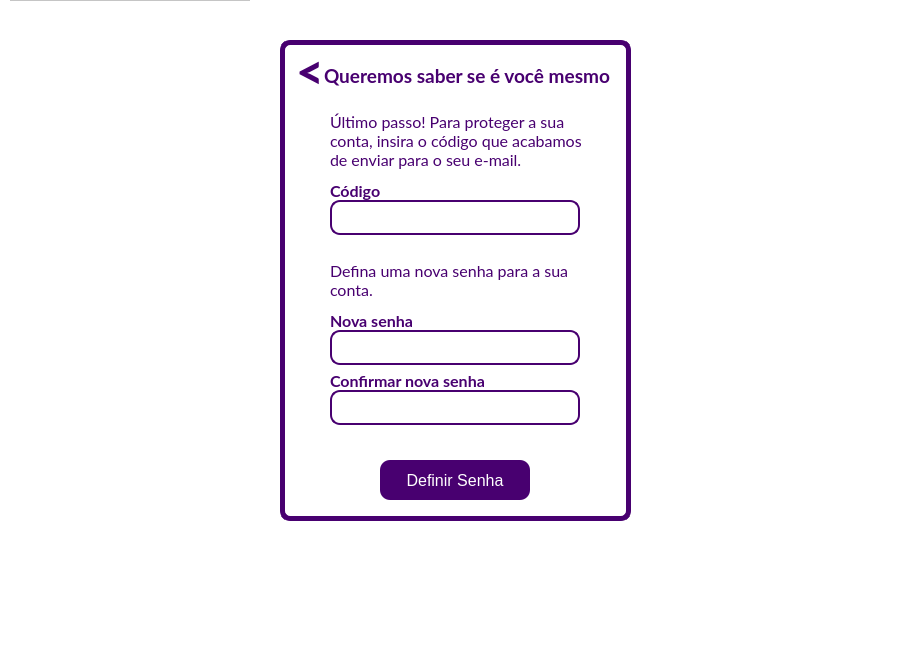
<?xml version="1.0" encoding="UTF-8"?>
<ui version="4.0">
 <class>Form</class>
 <widget class="QWidget" name="Form">
  <property name="geometry">
   <rect>
    <x>0</x>
    <y>0</y>
    <width>909</width>
    <height>655</height>
   </rect>
  </property>
  <property name="windowTitle">
   <string>Form</string>
  </property>
  <property name="styleSheet">
   <string notr="true">background-color: white;</string>
  </property>
  <widget class="QStackedWidget" name="stackedWidget">
   <property name="geometry">
    <rect>
     <x>10</x>
     <y>0</y>
     <width>901</width>
     <height>661</height>
    </rect>
   </property>
   <property name="currentIndex">
    <number>2</number>
   </property>
   <widget class="QWidget" name="page_login">
    <widget class="QFrame" name="frame_2">
     <property name="geometry">
      <rect>
       <x>-10</x>
       <y>0</y>
       <width>911</width>
       <height>661</height>
      </rect>
     </property>
     <property name="sizePolicy">
      <sizepolicy hsizetype="Expanding" vsizetype="Expanding">
       <horstretch>0</horstretch>
       <verstretch>0</verstretch>
      </sizepolicy>
     </property>
     <property name="styleSheet">
      <string notr="true"/>
     </property>
     <property name="frameShape">
      <enum>QFrame::StyledPanel</enum>
     </property>
     <property name="frameShadow">
      <enum>QFrame::Raised</enum>
     </property>
     <widget class="QFrame" name="frame">
      <property name="geometry">
       <rect>
        <x>440</x>
        <y>60</y>
        <width>391</width>
        <height>521</height>
       </rect>
      </property>
      <property name="sizePolicy">
       <sizepolicy hsizetype="Expanding" vsizetype="Preferred">
        <horstretch>0</horstretch>
        <verstretch>0</verstretch>
       </sizepolicy>
      </property>
      <property name="styleSheet">
       <string notr="true">QFrame{
background-color:white;
border-color:#480070;
border-width:5px; /* Define a largura da borda para 2 pixels */
border-style: solid;
border-radius:10px; /* Define o estilo da borda como sólido */
}

QLabel{
border-color:white;
}</string>
      </property>
      <property name="frameShape">
       <enum>QFrame::StyledPanel</enum>
      </property>
      <property name="frameShadow">
       <enum>QFrame::Raised</enum>
      </property>
      <widget class="QPushButton" name="btn_entrar">
       <property name="geometry">
        <rect>
         <x>150</x>
         <y>390</y>
         <width>160</width>
         <height>40</height>
        </rect>
       </property>
       <property name="minimumSize">
        <size>
         <width>160</width>
         <height>40</height>
        </size>
       </property>
       <property name="maximumSize">
        <size>
         <width>160</width>
         <height>16777215</height>
        </size>
       </property>
       <property name="font">
        <font>
         <pointsize>12</pointsize>
        </font>
       </property>
       <property name="cursor">
        <cursorShape>PointingHandCursor</cursorShape>
       </property>
       <property name="styleSheet">
        <string notr="true">QPushButton{
background-color:#480070;
color:rgb(255,255,255);
border-radius: 10px;
}

QPushButton:hover {
background-color: #D589FF;
color: #480070;
border-radius: 10px;
}</string>
       </property>
       <property name="text">
        <string>Entrar</string>
       </property>
      </widget>
      <widget class="QLabel" name="label">
       <property name="geometry">
        <rect>
         <x>120</x>
         <y>40</y>
         <width>201</width>
         <height>201</height>
        </rect>
       </property>
       <property name="sizePolicy">
        <sizepolicy hsizetype="Expanding" vsizetype="Expanding">
         <horstretch>0</horstretch>
         <verstretch>0</verstretch>
        </sizepolicy>
       </property>
       <property name="styleSheet">
        <string notr="true">        QFrame {
            background-color: rgba(231, 231, 231, 0); /* Define a cor de fundo como transparente */
        }</string>
       </property>
       <property name="text">
        <string/>
       </property>
       <property name="pixmap">
        <pixmap resource="logo_.qrc">:/icons/icons/logo_roxa.png</pixmap>
       </property>
       <property name="scaledContents">
        <bool>true</bool>
       </property>
      </widget>
      <widget class="QLineEdit" name="email_line">
       <property name="geometry">
        <rect>
         <x>100</x>
         <y>260</y>
         <width>250</width>
         <height>35</height>
        </rect>
       </property>
       <property name="minimumSize">
        <size>
         <width>250</width>
         <height>35</height>
        </size>
       </property>
       <property name="maximumSize">
        <size>
         <width>250</width>
         <height>35</height>
        </size>
       </property>
       <property name="font">
        <font>
         <family>Lato Heavy</family>
         <pointsize>11</pointsize>
         <weight>50</weight>
         <italic>false</italic>
         <bold>false</bold>
        </font>
       </property>
       <property name="layoutDirection">
        <enum>Qt::LeftToRight</enum>
       </property>
       <property name="styleSheet">
        <string notr="true">background-color: rgba(0, 0 , 0, 0);
border: 2.5px solid rgba(0,0,0,0);
border-bottom-color: #480070;
color: #480070;
padding-bottom: 8px;
border-radius: 0px;
font: 11pt &quot;Lato Heavy&quot;;</string>
       </property>
       <property name="alignment">
        <set>Qt::AlignCenter</set>
       </property>
       <property name="placeholderText">
        <string>Email</string>
       </property>
      </widget>
      <widget class="QLineEdit" name="senha_line">
       <property name="geometry">
        <rect>
         <x>100</x>
         <y>320</y>
         <width>250</width>
         <height>35</height>
        </rect>
       </property>
       <property name="minimumSize">
        <size>
         <width>250</width>
         <height>35</height>
        </size>
       </property>
       <property name="maximumSize">
        <size>
         <width>250</width>
         <height>35</height>
        </size>
       </property>
       <property name="font">
        <font>
         <family>Lato Heavy</family>
         <pointsize>11</pointsize>
         <weight>50</weight>
         <italic>false</italic>
         <bold>false</bold>
        </font>
       </property>
       <property name="layoutDirection">
        <enum>Qt::LeftToRight</enum>
       </property>
       <property name="styleSheet">
        <string notr="true">background-color: rgba(0, 0 , 0, 0);
border: 2.5px solid rgba(0,0,0,0);
border-bottom-color: #480070;
color: #480070;
padding-bottom: 8px;
border-radius: 0px;
font: 11pt &quot;Lato Heavy&quot;;</string>
       </property>
       <property name="text">
        <string/>
       </property>
       <property name="echoMode">
        <enum>QLineEdit::Password</enum>
       </property>
       <property name="alignment">
        <set>Qt::AlignCenter</set>
       </property>
       <property name="placeholderText">
        <string>Senha</string>
       </property>
      </widget>
      <widget class="QPushButton" name="btn_esquecer_senha">
       <property name="geometry">
        <rect>
         <x>150</x>
         <y>430</y>
         <width>160</width>
         <height>25</height>
        </rect>
       </property>
       <property name="minimumSize">
        <size>
         <width>160</width>
         <height>25</height>
        </size>
       </property>
       <property name="maximumSize">
        <size>
         <width>160</width>
         <height>25</height>
        </size>
       </property>
       <property name="font">
        <font>
         <family>Lato Heavy</family>
         <pointsize>11</pointsize>
         <weight>50</weight>
         <italic>false</italic>
         <bold>false</bold>
         <underline>true</underline>
        </font>
       </property>
       <property name="cursor">
        <cursorShape>PointingHandCursor</cursorShape>
       </property>
       <property name="styleSheet">
        <string notr="true">QPushButton{
background-color: rgba(0, 0 , 0, 0);
color: #480070;
border-radius: 0px;
font: 11pt &quot;Lato Heavy&quot;;
}

QPushButton:hover {
color: #D589FF;
}</string>
       </property>
       <property name="text">
        <string>Esqueceu a senha?</string>
       </property>
      </widget>
     </widget>
     <widget class="QFrame" name="frame_3">
      <property name="geometry">
       <rect>
        <x>170</x>
        <y>170</y>
        <width>120</width>
        <height>80</height>
       </rect>
      </property>
      <property name="frameShape">
       <enum>QFrame::StyledPanel</enum>
      </property>
      <property name="frameShadow">
       <enum>QFrame::Raised</enum>
      </property>
     </widget>
     <widget class="QFrame" name="frame_4">
      <property name="geometry">
       <rect>
        <x>70</x>
        <y>30</y>
        <width>431</width>
        <height>581</height>
       </rect>
      </property>
      <property name="styleSheet">
       <string notr="true">QFrame{
background-color:#480070;
border-color:#480070;
border-width:5px; /* Define a largura da borda para 2 pixels */
border-style: solid;
border-radius:10px; /* Define o estilo da borda como sólido */
}
QLineEdit{
color: rgb(255,255,255);
border-color:rgb(255,255,255);
border-width: 1px; /* Define a largura da borda para 2 pixels */
border-style: solid;
border-radius:5px; /* Define o estilo da borda como sólido */
}
</string>
      </property>
      <property name="frameShape">
       <enum>QFrame::StyledPanel</enum>
      </property>
      <property name="frameShadow">
       <enum>QFrame::Raised</enum>
      </property>
      <widget class="QLabel" name="label_2">
       <property name="geometry">
        <rect>
         <x>40</x>
         <y>220</y>
         <width>351</width>
         <height>331</height>
        </rect>
       </property>
       <property name="text">
        <string/>
       </property>
       <property name="pixmap">
        <pixmap resource="logo_.qrc">:/icons/icons/Black Minimalist Outline Icons Icon Set (4).png</pixmap>
       </property>
       <property name="scaledContents">
        <bool>true</bool>
       </property>
      </widget>
      <widget class="QPlainTextEdit" name="plainTextEdit">
       <property name="geometry">
        <rect>
         <x>20</x>
         <y>90</y>
         <width>401</width>
         <height>151</height>
        </rect>
       </property>
       <property name="font">
        <font>
         <family>Lato</family>
         <pointsize>14</pointsize>
         <weight>75</weight>
         <bold>true</bold>
        </font>
       </property>
       <property name="styleSheet">
        <string notr="true">color: white;</string>
       </property>
       <property name="plainText">
        <string>Olá, caro colaborador, seja bem-vindo novamente!

Caso ainda não tenha um login, contate seu supervisor para criá-lo.</string>
       </property>
      </widget>
      <widget class="QPlainTextEdit" name="plainTextEdit_2">
       <property name="geometry">
        <rect>
         <x>20</x>
         <y>30</y>
         <width>211</width>
         <height>61</height>
        </rect>
       </property>
       <property name="font">
        <font>
         <family>Lato</family>
         <pointsize>21</pointsize>
         <weight>75</weight>
         <bold>true</bold>
        </font>
       </property>
       <property name="styleSheet">
        <string notr="true">color: white;</string>
       </property>
       <property name="plainText">
        <string>OPHELIA</string>
       </property>
      </widget>
     </widget>
    </widget>
   </widget>
   <widget class="QWidget" name="pg_email_esqueci">
    <property name="styleSheet">
     <string notr="true">background-color:white;</string>
    </property>
    <widget class="QFrame" name="frame_5">
     <property name="geometry">
      <rect>
       <x>-10</x>
       <y>0</y>
       <width>921</width>
       <height>671</height>
      </rect>
     </property>
     <property name="styleSheet">
      <string notr="true">background-color:white;
corder color: white;</string>
     </property>
     <property name="frameShape">
      <enum>QFrame::StyledPanel</enum>
     </property>
     <property name="frameShadow">
      <enum>QFrame::Raised</enum>
     </property>
     <widget class="QLabel" name="label_3">
      <property name="geometry">
       <rect>
        <x>250</x>
        <y>0</y>
        <width>671</width>
        <height>661</height>
       </rect>
      </property>
      <property name="text">
       <string/>
      </property>
      <property name="pixmap">
       <pixmap resource="logo_.qrc">:/icons/icons/Fundo.png</pixmap>
      </property>
      <property name="scaledContents">
       <bool>true</bool>
      </property>
     </widget>
     <widget class="QFrame" name="frame_6">
      <property name="geometry">
       <rect>
        <x>280</x>
        <y>130</y>
        <width>361</width>
        <height>261</height>
       </rect>
      </property>
      <property name="sizePolicy">
       <sizepolicy hsizetype="Expanding" vsizetype="Preferred">
        <horstretch>0</horstretch>
        <verstretch>0</verstretch>
       </sizepolicy>
      </property>
      <property name="styleSheet">
       <string notr="true">QFrame{
background-color:white;
border-color:#480070;
border-width:5px; /* Define a largura da borda para 2 pixels */
border-style: solid;
border-radius:10px; /* Define o estilo da borda como sólido */
}

QLabel{
border-color:white;
}</string>
      </property>
      <property name="frameShape">
       <enum>QFrame::StyledPanel</enum>
      </property>
      <property name="frameShadow">
       <enum>QFrame::Raised</enum>
      </property>
      <widget class="QPushButton" name="btn_send_email_esqueci">
       <property name="geometry">
        <rect>
         <x>100</x>
         <y>200</y>
         <width>160</width>
         <height>40</height>
        </rect>
       </property>
       <property name="minimumSize">
        <size>
         <width>160</width>
         <height>40</height>
        </size>
       </property>
       <property name="maximumSize">
        <size>
         <width>160</width>
         <height>16777215</height>
        </size>
       </property>
       <property name="font">
        <font>
         <pointsize>12</pointsize>
        </font>
       </property>
       <property name="cursor">
        <cursorShape>PointingHandCursor</cursorShape>
       </property>
       <property name="styleSheet">
        <string notr="true">QPushButton{
background-color:#480070;
color:rgb(255,255,255);
border-radius: 10px;
}

QPushButton:hover {
background-color: #D589FF;
color: #480070;
border-radius: 10px;
}</string>
       </property>
       <property name="text">
        <string>Enviar mensagem</string>
       </property>
      </widget>
      <widget class="QLineEdit" name="ln_email_esqueci">
       <property name="geometry">
        <rect>
         <x>60</x>
         <y>150</y>
         <width>250</width>
         <height>35</height>
        </rect>
       </property>
       <property name="minimumSize">
        <size>
         <width>250</width>
         <height>35</height>
        </size>
       </property>
       <property name="maximumSize">
        <size>
         <width>250</width>
         <height>35</height>
        </size>
       </property>
       <property name="font">
        <font>
         <family>Lato Heavy</family>
         <pointsize>11</pointsize>
         <weight>50</weight>
         <italic>false</italic>
         <bold>false</bold>
        </font>
       </property>
       <property name="layoutDirection">
        <enum>Qt::LeftToRight</enum>
       </property>
       <property name="styleSheet">
        <string notr="true">background-color:white;
border-color:#480070;
color:#480070;
border-width:2px; /* Define a largura da borda para 2 pixels */
border-style: solid;
border-radius:10px; /* Define o estilo da borda como sólido */
</string>
       </property>
       <property name="text">
        <string/>
       </property>
       <property name="alignment">
        <set>Qt::AlignCenter</set>
       </property>
       <property name="placeholderText">
        <string/>
       </property>
      </widget>
      <widget class="QPushButton" name="btn_voltar1">
       <property name="geometry">
        <rect>
         <x>10</x>
         <y>10</y>
         <width>40</width>
         <height>40</height>
        </rect>
       </property>
       <property name="minimumSize">
        <size>
         <width>40</width>
         <height>40</height>
        </size>
       </property>
       <property name="maximumSize">
        <size>
         <width>40</width>
         <height>40</height>
        </size>
       </property>
       <property name="font">
        <font>
         <family>Lato Heavy</family>
         <pointsize>36</pointsize>
         <weight>50</weight>
         <italic>false</italic>
         <bold>false</bold>
         <underline>false</underline>
        </font>
       </property>
       <property name="cursor">
        <cursorShape>PointingHandCursor</cursorShape>
       </property>
       <property name="styleSheet">
        <string notr="true">QPushButton{
background-color: rgba(0, 0 , 0, 0);
color: #480070;
border-radius: 0px;
font: 36pt &quot;Lato Heavy&quot;;
}

QPushButton:hover {
color: #D589FF;
}</string>
       </property>
       <property name="text">
        <string>&lt;</string>
       </property>
      </widget>
      <widget class="QPlainTextEdit" name="plainTextEdit_3">
       <property name="geometry">
        <rect>
         <x>50</x>
         <y>20</y>
         <width>221</width>
         <height>41</height>
        </rect>
       </property>
       <property name="font">
        <font>
         <family>Lato</family>
         <pointsize>14</pointsize>
         <weight>75</weight>
         <bold>true</bold>
        </font>
       </property>
       <property name="styleSheet">
        <string notr="true">border: none;
color: #480070;</string>
       </property>
       <property name="plainText">
        <string>Esqueceu sua senha?</string>
       </property>
      </widget>
      <widget class="QPlainTextEdit" name="plainTextEdit_4">
       <property name="geometry">
        <rect>
         <x>60</x>
         <y>60</y>
         <width>271</width>
         <height>71</height>
        </rect>
       </property>
       <property name="font">
        <font>
         <family>Lato</family>
         <pointsize>11</pointsize>
         <weight>50</weight>
         <bold>false</bold>
        </font>
       </property>
       <property name="styleSheet">
        <string notr="true">border: none;
color: #480070;</string>
       </property>
       <property name="readOnly">
        <bool>true</bool>
       </property>
       <property name="plainText">
        <string>Não se preocupe, vamos enviar uma mensagem para você redefinir sua senha.</string>
       </property>
       <property name="centerOnScroll">
        <bool>false</bool>
       </property>
      </widget>
      <widget class="QPlainTextEdit" name="plainTextEdit_5">
       <property name="geometry">
        <rect>
         <x>60</x>
         <y>130</y>
         <width>281</width>
         <height>31</height>
        </rect>
       </property>
       <property name="font">
        <font>
         <family>Lato</family>
         <pointsize>11</pointsize>
         <weight>75</weight>
         <bold>true</bold>
        </font>
       </property>
       <property name="styleSheet">
        <string notr="true">border: none;
color: #480070;
background-color: transparent;</string>
       </property>
       <property name="readOnly">
        <bool>true</bool>
       </property>
       <property name="plainText">
        <string>E-mail</string>
       </property>
      </widget>
     </widget>
    </widget>
   </widget>
   <widget class="QWidget" name="pg_codigo_2">
    <widget class="QFrame" name="frame_7">
     <property name="geometry">
      <rect>
       <x>-10</x>
       <y>0</y>
       <width>921</width>
       <height>671</height>
      </rect>
     </property>
     <property name="styleSheet">
      <string notr="true">background-color:white;</string>
     </property>
     <property name="frameShape">
      <enum>QFrame::StyledPanel</enum>
     </property>
     <property name="frameShadow">
      <enum>QFrame::Raised</enum>
     </property>
     <widget class="QLabel" name="label_4">
      <property name="geometry">
       <rect>
        <x>250</x>
        <y>0</y>
        <width>671</width>
        <height>661</height>
       </rect>
      </property>
      <property name="text">
       <string/>
      </property>
      <property name="pixmap">
       <pixmap resource="logo_.qrc">:/icons/icons/Fundo.png</pixmap>
      </property>
      <property name="scaledContents">
       <bool>true</bool>
      </property>
     </widget>
     <widget class="QFrame" name="frame_8">
      <property name="geometry">
       <rect>
        <x>280</x>
        <y>40</y>
        <width>351</width>
        <height>481</height>
       </rect>
      </property>
      <property name="sizePolicy">
       <sizepolicy hsizetype="Expanding" vsizetype="Preferred">
        <horstretch>0</horstretch>
        <verstretch>0</verstretch>
       </sizepolicy>
      </property>
      <property name="styleSheet">
       <string notr="true">QFrame{
background-color:white;
border-color:#480070;
border-width:5px; /* Define a largura da borda para 2 pixels */
border-style: solid;
border-radius:10px; /* Define o estilo da borda como sólido */
}

QLabel{
border-color:white;
}</string>
      </property>
      <property name="frameShape">
       <enum>QFrame::StyledPanel</enum>
      </property>
      <property name="frameShadow">
       <enum>QFrame::Raised</enum>
      </property>
      <widget class="QLineEdit" name="ln_codigo">
       <property name="geometry">
        <rect>
         <x>50</x>
         <y>160</y>
         <width>250</width>
         <height>35</height>
        </rect>
       </property>
       <property name="minimumSize">
        <size>
         <width>250</width>
         <height>35</height>
        </size>
       </property>
       <property name="maximumSize">
        <size>
         <width>250</width>
         <height>35</height>
        </size>
       </property>
       <property name="font">
        <font>
         <family>Lato Heavy</family>
         <pointsize>11</pointsize>
         <weight>50</weight>
         <italic>false</italic>
         <bold>false</bold>
        </font>
       </property>
       <property name="layoutDirection">
        <enum>Qt::LeftToRight</enum>
       </property>
       <property name="styleSheet">
        <string notr="true">background-color:white;
border-color:#480070;
color:#480070;
border-width:2px; /* Define a largura da borda para 2 pixels */
border-style: solid;
border-radius:10px; /* Define o estilo da borda como sólido */
</string>
       </property>
       <property name="text">
        <string/>
       </property>
       <property name="alignment">
        <set>Qt::AlignCenter</set>
       </property>
       <property name="placeholderText">
        <string/>
       </property>
      </widget>
      <widget class="QPushButton" name="btn_voltar1_2">
       <property name="geometry">
        <rect>
         <x>10</x>
         <y>10</y>
         <width>40</width>
         <height>40</height>
        </rect>
       </property>
       <property name="minimumSize">
        <size>
         <width>40</width>
         <height>40</height>
        </size>
       </property>
       <property name="maximumSize">
        <size>
         <width>40</width>
         <height>40</height>
        </size>
       </property>
       <property name="font">
        <font>
         <family>Lato Heavy</family>
         <pointsize>36</pointsize>
         <weight>50</weight>
         <italic>false</italic>
         <bold>false</bold>
         <underline>false</underline>
        </font>
       </property>
       <property name="cursor">
        <cursorShape>PointingHandCursor</cursorShape>
       </property>
       <property name="styleSheet">
        <string notr="true">QPushButton{
background-color: rgba(0, 0 , 0, 0);
color: #480070;
border-radius: 0px;
font: 36pt &quot;Lato Heavy&quot;;
}

QPushButton:hover {
color: #D589FF;
}</string>
       </property>
       <property name="text">
        <string>&lt;</string>
       </property>
      </widget>
      <widget class="QPlainTextEdit" name="plainTextEdit_6">
       <property name="geometry">
        <rect>
         <x>40</x>
         <y>20</y>
         <width>311</width>
         <height>41</height>
        </rect>
       </property>
       <property name="font">
        <font>
         <family>Lato</family>
         <pointsize>14</pointsize>
         <weight>75</weight>
         <bold>true</bold>
        </font>
       </property>
       <property name="styleSheet">
        <string notr="true">border: none;
color: #480070;
background-color: transparent;</string>
       </property>
       <property name="plainText">
        <string>Queremos saber se é você mesmo</string>
       </property>
      </widget>
      <widget class="QLineEdit" name="ln_nova_Senha">
       <property name="geometry">
        <rect>
         <x>50</x>
         <y>290</y>
         <width>250</width>
         <height>35</height>
        </rect>
       </property>
       <property name="minimumSize">
        <size>
         <width>250</width>
         <height>35</height>
        </size>
       </property>
       <property name="maximumSize">
        <size>
         <width>250</width>
         <height>35</height>
        </size>
       </property>
       <property name="font">
        <font>
         <family>Lato Heavy</family>
         <pointsize>11</pointsize>
         <weight>50</weight>
         <italic>false</italic>
         <bold>false</bold>
        </font>
       </property>
       <property name="layoutDirection">
        <enum>Qt::LeftToRight</enum>
       </property>
       <property name="styleSheet">
        <string notr="true">background-color:white;
border-color:#480070;
color:#480070;
border-width:2px; /* Define a largura da borda para 2 pixels */
border-style: solid;
border-radius:10px; /* Define o estilo da borda como sólido */
</string>
       </property>
       <property name="text">
        <string/>
       </property>
       <property name="echoMode">
        <enum>QLineEdit::Password</enum>
       </property>
       <property name="alignment">
        <set>Qt::AlignCenter</set>
       </property>
       <property name="placeholderText">
        <string/>
       </property>
      </widget>
      <widget class="QLineEdit" name="ln_conf_nova_senha">
       <property name="geometry">
        <rect>
         <x>50</x>
         <y>350</y>
         <width>250</width>
         <height>35</height>
        </rect>
       </property>
       <property name="minimumSize">
        <size>
         <width>250</width>
         <height>35</height>
        </size>
       </property>
       <property name="maximumSize">
        <size>
         <width>250</width>
         <height>35</height>
        </size>
       </property>
       <property name="font">
        <font>
         <family>Lato Heavy</family>
         <pointsize>11</pointsize>
         <weight>50</weight>
         <italic>false</italic>
         <bold>false</bold>
        </font>
       </property>
       <property name="layoutDirection">
        <enum>Qt::LeftToRight</enum>
       </property>
       <property name="styleSheet">
        <string notr="true">background-color:white;
border-color:#480070;
color:#480070;
border-width:2px; /* Define a largura da borda para 2 pixels */
border-style: solid;
border-radius:10px; /* Define o estilo da borda como sólido */
</string>
       </property>
       <property name="text">
        <string/>
       </property>
       <property name="echoMode">
        <enum>QLineEdit::Password</enum>
       </property>
       <property name="alignment">
        <set>Qt::AlignCenter</set>
       </property>
       <property name="placeholderText">
        <string/>
       </property>
      </widget>
      <widget class="QPushButton" name="btn_redefinir_senha">
       <property name="geometry">
        <rect>
         <x>100</x>
         <y>420</y>
         <width>150</width>
         <height>40</height>
        </rect>
       </property>
       <property name="minimumSize">
        <size>
         <width>150</width>
         <height>40</height>
        </size>
       </property>
       <property name="maximumSize">
        <size>
         <width>150</width>
         <height>16777215</height>
        </size>
       </property>
       <property name="font">
        <font>
         <pointsize>12</pointsize>
        </font>
       </property>
       <property name="cursor">
        <cursorShape>PointingHandCursor</cursorShape>
       </property>
       <property name="styleSheet">
        <string notr="true">QPushButton{
background-color:#480070;
color:rgb(255,255,255);
border-radius: 10px;
}

QPushButton:hover {
background-color: #D589FF;
color: #480070;
border-radius: 10px;
}</string>
       </property>
       <property name="text">
        <string>Definir Senha</string>
       </property>
      </widget>
      <widget class="QLabel" name="label_6">
       <property name="geometry">
        <rect>
         <x>50</x>
         <y>270</y>
         <width>91</width>
         <height>21</height>
        </rect>
       </property>
       <property name="styleSheet">
        <string notr="true">border: none;
color: #480070;
background-color: transparent;
font-family: Lato;
font-size: 16px;
font-weight: bold;</string>
       </property>
       <property name="text">
        <string>Nova senha</string>
       </property>
      </widget>
      <widget class="QLabel" name="label_7">
       <property name="geometry">
        <rect>
         <x>50</x>
         <y>330</y>
         <width>181</width>
         <height>21</height>
        </rect>
       </property>
       <property name="styleSheet">
        <string notr="true">border: none;
color: #480070;
background-color: transparent;
font-family: Lato;
font-size: 16px;
font-weight: bold;</string>
       </property>
       <property name="text">
        <string>Confirmar nova senha</string>
       </property>
      </widget>
      <widget class="QLabel" name="label_8">
       <property name="geometry">
        <rect>
         <x>50</x>
         <y>140</y>
         <width>91</width>
         <height>21</height>
        </rect>
       </property>
       <property name="styleSheet">
        <string notr="true">border: none;
color: #480070;
background-color: transparent;
font-family: Lato;
font-size: 16px;
font-weight: bold;</string>
       </property>
       <property name="text">
        <string>Código</string>
       </property>
      </widget>
      <widget class="QLabel" name="label_9">
       <property name="geometry">
        <rect>
         <x>50</x>
         <y>220</y>
         <width>251</width>
         <height>41</height>
        </rect>
       </property>
       <property name="styleSheet">
        <string notr="true">border: none;
color: #480070;
background-color: transparent;
font-family: Lato;
font-size: 16px;
</string>
       </property>
       <property name="text">
        <string>Defina uma nova senha para a sua conta.</string>
       </property>
       <property name="wordWrap">
        <bool>true</bool>
       </property>
      </widget>
      <widget class="QLabel" name="label_10">
       <property name="geometry">
        <rect>
         <x>50</x>
         <y>50</y>
         <width>271</width>
         <height>101</height>
        </rect>
       </property>
       <property name="styleSheet">
        <string notr="true">border: none;
color: #480070;
background-color: transparent;
font-family: Lato;
font-size: 16px;
</string>
       </property>
       <property name="text">
        <string>Último passo! Para proteger a sua conta, insira o código que acabamos de enviar para o seu e-mail.</string>
       </property>
       <property name="wordWrap">
        <bool>true</bool>
       </property>
      </widget>
     </widget>
    </widget>
   </widget>
  </widget>
 </widget>
 <resources>
  <include location="logo_.qrc"/>
  <include location="../logo_.qrc"/>
 </resources>
 <connections/>
</ui>
